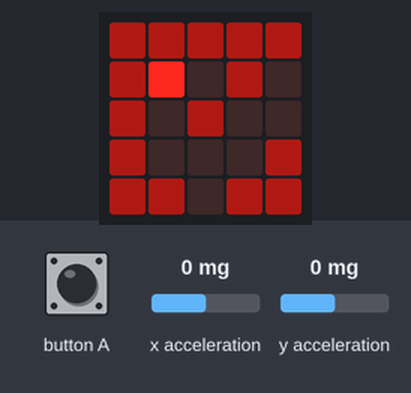
Bench run of a program on a simulated BBC micro:bit running MicroPython. Parts: the board's 5×5 LED display. Inputs (shaded band) come from the test bench; at power-on: y acceleration 0 mg, x acceleration 0 mg. Random numbers come from a fixed seed.

Above: at 5.0 s.
5.1 s: button A pressed for 1 s
At 5.39 s:
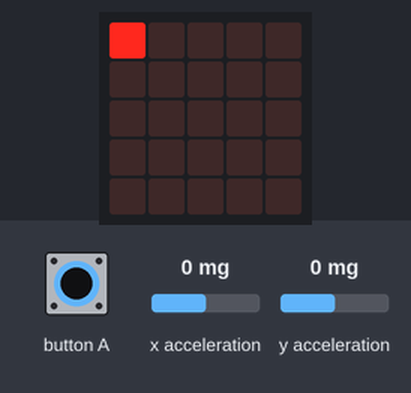
7.6 s: y acceleration set to 750 mg
At 8.7 s:
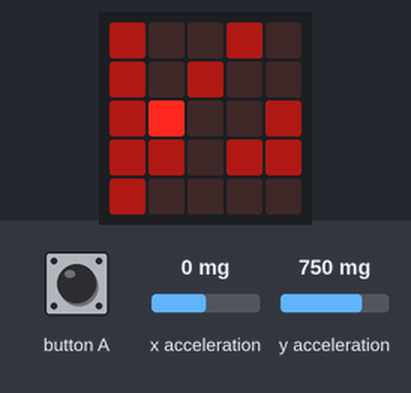
9.6 s: x acceleration set to 750 mg
At 10.9 s:
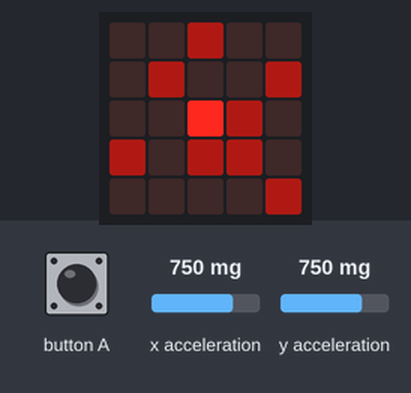
11.7 s: x acceleration set to 1 mg
13.2 s: x acceleration set to -2 mg
At 15.75 s:
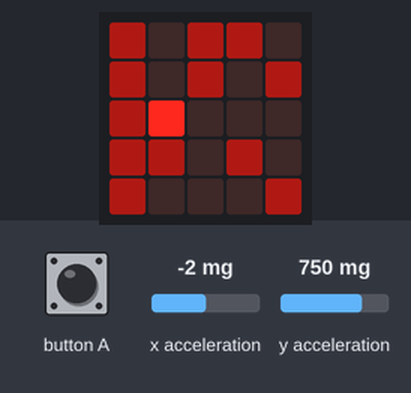
15.8 s: button A pressed for 0.3 s
At 16.06 s:
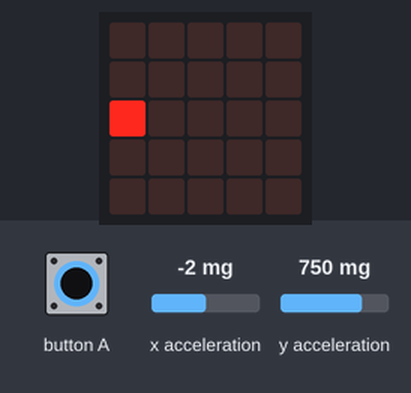
Timing chart, 0 to 18.6 s (numbered marks = the images above; inputs shaded):
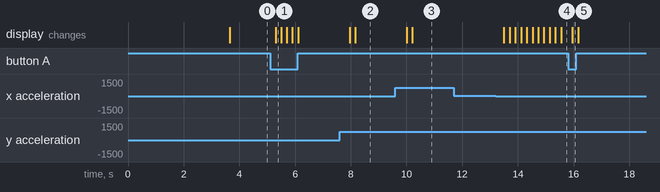

The program:

maze-simple-gen.py
```python
# -*- coding: utf-8 -*-

import microbit as m
from random import randrange as rr

WW = 25
WH = 25
SW = 5
SH = 5

def clamp(a, b, c):
    return max(min(c, b), a)

class Game:
    def __init__(self):

        self.world = bytearray(WW * WH)
        self.player = [ 1, 1 ]
        self.pos = [0, 0]


    def getworld(self, x, y):
        return self.world[x + y * WW]

    def setworld(self, x, y, s):
        self.world[x + y * WW] = s

    def world2screen(self, p):
        return [ p[0] - self.pos[0], p[1] - self.pos[1] ]

    def screen2world(self, p):
        return [ p[0] + self.pos[0], p[1] + self.pos[1] ]

    def getscreen(self, x, y):
        p = self.screen2world((x, y))
        if p == self.player:
            return 9
        else:
            return self.getworld(p[0], p[1])

    def trymove1axis(self, p, d, axis):
        q = [ p[0], p[1] ]
        q[axis] += d
        limit = WW if axis == 0 else WH
        if q[axis] < 0 or q[axis] >= limit:
            return False, p
        if self.getworld(q[0], q[1]) != 0:
            return False, q
        return True, q

    def updatepos(self):
        self.pos[0] = clamp(0, self.player[0] - SW // 2, WW - SW)
        self.pos[1] = clamp(0, self.player[1] - SH // 2, WH - SH)


    #def moveplayer(self, dxy):
    def moveplayer(self, dxy, ax):
        for i in range(2):
            #if dxy[i] != 0:
            #    r, q = self.trymove1axis(self.player, dxy[i], i)
            if dxy[ax] != 0:
                r, q = self.trymove1axis(self.player, dxy[ax], ax)
                if r:
                    self.player = q
                    self.updatepos()
                    return True
            ax = 1 - ax
        return False


def mazelook(g, k):
    for x in range(1, WW - 1):
        for y in range(1, WH - 1):
            if g.getworld(x, y) == 4:
                if k == 0:
                    return x, y
                k -= 1
    return None, None

def mazeupd(g, x, y, active):
    p = g.getworld(x, y)
    if p == 4:
        g.setworld(x, y, 2)
        active -= 1
    elif p == 3:
        g.setworld(x, y, 4)
        active += 1

    return active


def maze(g):
    active = 0
    for x in range(WW):
        for y in range(WH):
            if x == 0 or y == 0 or x == WW - 1 or y == WH - 1:
                g.setworld(x, y, 2)
            else:
                g.setworld(x, y, 3)

    g.setworld(1, 1, 4)
    active += 1

    while active > 0:

        x, y = mazelook(g, rr(active))

        g.setworld(x, y, 0)
        active -= 1
        active = mazeupd(g, x - 1, y, active)
        active = mazeupd(g, x + 1, y, active)
        active = mazeupd(g, x, y + 1, active)
        active = mazeupd(g, x, y - 1, active)

    g.setworld(x, y, 8)
    return x, y

m.display.show(m.Image.CLOCK12)
g = Game()
gx, gy = maze(g)

f = 0

while True:

    if m.button_a.is_pressed():
        m.display.clear()
        m.display.set_pixel(g.player[0] // 5, g.player[1] // 5, 9)
        m.display.set_pixel(gx * SW // WW, gy * SH // WH, 8 * (f % 2))
    else:

        for y in range(SW):
            for x in range(SW):
                v = g.getscreen(x, y)
                if v == 8 and f % 2 == 1:
                    v = 0
                m.display.set_pixel(x, y, v)

        dx = m.accelerometer.get_x()
        dy = m.accelerometer.get_y()
        ax = int(abs(dy) > abs(dx))
        dx = clamp(-1, dx // 200, 1)
        dy = clamp(-1, dy // 200, 1)
        if dx != 0 or dy != 0:
            g.moveplayer((dx, dy), ax)

        #dx = clamp(-1, m.accelerometer.get_x() // 200, 1)
        #dy = clamp(-1, m.accelerometer.get_y() // 200, 1)

        #g.moveplayer((dx, dy))

    m.sleep(200)
    f += 1
    if abs(g.player[0] - gx) + abs(g.player[1] - gy) <= 1:
        break

m.sleep(500)

while True:
    m.display.scroll("{}s".format(f // 5))
    m.sleep(1000)
```

Measured:
- the behaviour switches between 0 and -1 mg on x acceleration (found by bisection; images 3 and 4)
- after the input at 5.1 s, the display: changes after 0.20 s (image 1)
- after the input at 7.6 s, the display: first changes after 0.36 s (image 2 shows a later state)
- after the input at 9.6 s, the display: first changes after 0.41 s (image 3 shows a later state)
- after the input at 11.7 s, every drawn part: stays the same
- after the input at 13.2 s, the display: first changes after 0.30 s (image 4 shows a later state)
- after the input at 15.8 s, the display: changes after 0.16 s (image 5)
